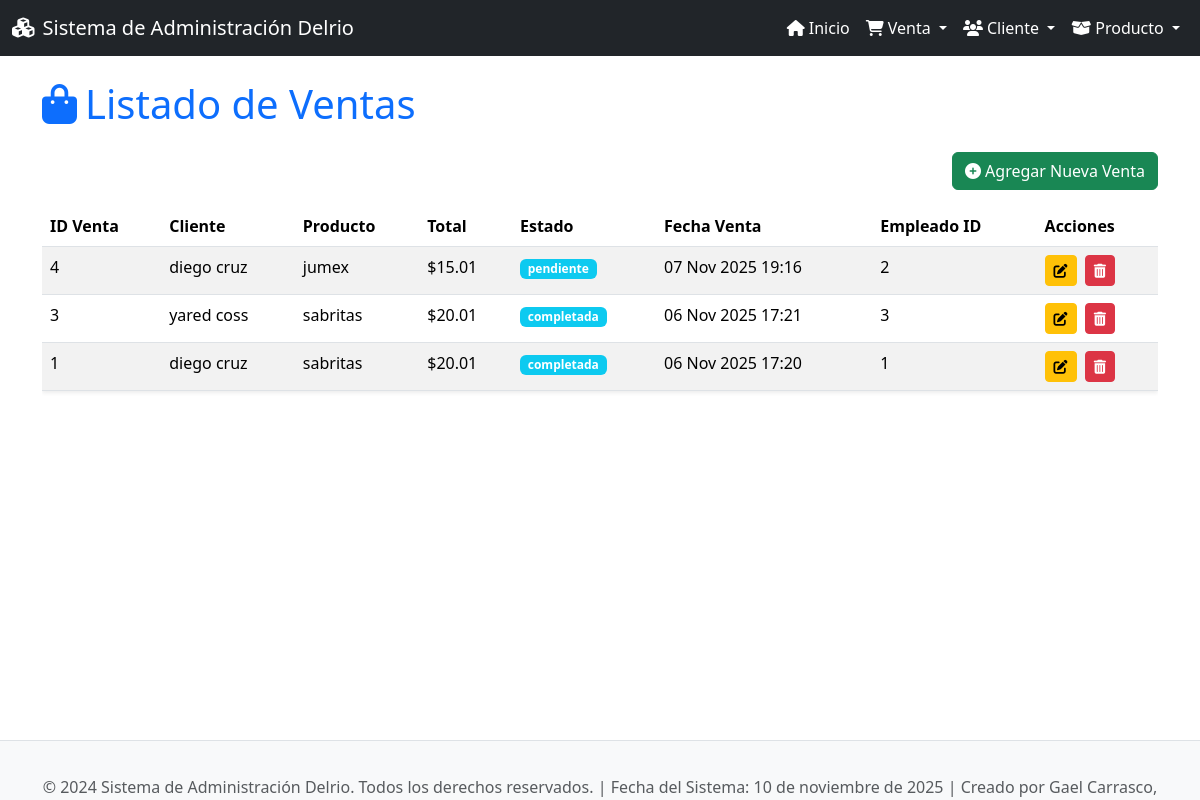
/ventas/, run on the app's committed database.
### app_Delrio/models.py (models this page shows, shortened)
class Venta(models.Model):
    fech_venta = models.DateTimeField(auto_now_add=True)
    total_venta = models.DecimalField(max_digits=10, decimal_places=2)
    estado = models.CharField(max_length=50)
    id_clie = models.ForeignKey(Cliente, on_delete=models.CASCADE, related_name="ventas")
    id_prod = models.ForeignKey(Producto, on_delete=models.CASCADE, related_name="ventas")
    id_empl = models.IntegerField()  # Si tuvieras tabla Empleado, usarías ForeignKey

class Cliente(models.Model):
    nom_clie = models.CharField(max_length=100)
    apellido_clie = models.CharField(max_length=100)
    C_E_clie = models.CharField(max_length=100)  # Correo electrónico
    tel_clie = models.CharField(max_length=20)
    direc_clie = models.TextField()
    fech_compra = models.DateField()

class Producto(models.Model):
    nom_prod = models.CharField(max_length=100)
    desc_prod = models.TextField(blank=True, null=True)
    precio_unidad = models.DecimalField(max_digits=10, decimal_places=2)
    stock = models.IntegerField()
    fech_creacion = models.DateTimeField(auto_now_add=True)
    id_prov = models.IntegerField()  # Si existiera tabla 'proveedor', sería ForeignKey

### app_Delrio/views.py (the view)
# urls.py: path('ventas/', views.ver_ventas, name='ver_ventas'),
def ver_ventas(request):
    ventas = Venta.objects.all().order_by('-fech_venta')
    return render(request, 'Ventas/ver_venta.html', {'ventas': ventas})

### app_Delrio/templates/ventas/ver_venta.html (shortened to what this page needs)
{% extends 'base.html' %}
{% block content %}
<div class="row">
    <div class="col-12">
        <h1 class="mb-4 text-primary"><i class="fas fa-shopping-bag me-2"></i>Listado de Ventas</h1>
        <div class="d-flex justify-content-end mb-3">
            <a href="{% url 'agregar_venta' %}" class="btn btn-success">
                <i class="fas fa-plus-circle me-1"></i>Agregar Nueva Venta
            </a>
        </div>
        {% if ventas %}
        <div class="table-responsive">
            <table class="table table-hover table-striped shadow-sm">
                <thead class="bg-dark text-white">
                    <tr>
                        <th scope="col">ID Venta</th>
                        <th scope="col">Cliente</th>
                        <th scope="col">Producto</th>
                        <th scope="col">Total</th>
                        <th scope="col">Estado</th>
                        <th scope="col">Fecha Venta</th>
                        <th scope="col">Empleado ID</th>
                        <th scope="col">Acciones</th>
                    </tr>
                </thead>
                <tbody>
                    {% for venta in ventas %}
                    <tr>
                        <td>{{ venta.id }}</td>
                        <td>{{ venta.id_clie.nom_clie }} {{ venta.id_clie.apellido_clie }}</td>
                        <td>{{ venta.id_prod.nom_prod }}</td>
                        <td>${{ venta.total_venta }}</td>
                        <td>
                            {% if venta.estado == 'Completada' %}
                                <span class="badge bg-success">{{ venta.estado }}</span>
                            {% elif venta.estado == 'Pendiente' %}
                                <span class="badge bg-warning text-dark">{{ venta.estado }}</span>
                            {% elif venta.estado == 'Cancelada' %}
                                <span class="badge bg-danger">{{ venta.estado }}</span>
                            {% else %}
                                <span class="badge bg-info">{{ venta.estado }}</span>
                            {% endif %}
                        </td>
                        <td>{{ venta.fech_venta|date:"d M Y H:i" }}</td>
                        <td>{{ venta.id_empl }}</td>
                        <td>
                            <a href="{% url 'actualizar_venta' venta.id %}" class="btn btn-sm btn-warning me-1" title="Editar">
                                <i class="fas fa-edit"></i>
                            </a>
                            <button type="button" class="btn btn-sm btn-danger" data-bs-toggle="modal" data-bs-target="#confirmDeleteModal{{ venta.id }}" title="Eliminar">
                                <i class="fas fa-trash-alt"></i>
                            </button>
                        </td>
                    </tr>
                    {% endfor %}
                </tbody>
            </table>
        </div>
        {% else %}
        <div class="alert alert-info" role="alert">
            <h4 class="alert-heading"><i class="fas fa-info-circle me-2"></i>No hay ventas registradas.</h4>
            <p>Puedes <a href="{% url 'agregar_venta' %}" class="alert-link">agregar una nueva venta</a> para empezar.</p>
        </div>
        {% endif %}
    </div>
</div>
{% endblock %}

### app_Delrio/templates/base.html (shortened to what this page needs)
<!DOCTYPE html>
<html lang="es">
<head>
    <link href="https://cdn.jsdelivr.net/npm/bootstrap@5.3.3/dist/css/bootstrap.min.css" rel="stylesheet">
    <link rel="stylesheet" href="https://cdnjs.cloudflare.com/ajax/libs/font-awesome/6.5.2/css/all.min.css" />
</head>
<body>
    {% include 'navbar.html' %}
    <div class="container mt-4 content">
        {% block content %}
        {% endblock %}
    </div>
    {% include 'footer.html' %}
</body>
</html>

### app_Delrio/templates/navbar.html (shortened to what this page needs)
<nav class="navbar navbar-expand-lg navbar-dark bg-dark navbar-custom">
    <div class="container-fluid">
        <a class="navbar-brand" href="{% url 'inicio_delrio' %}">
            <i class="fas fa-cubes me-2"></i>Sistema de Administración Delrio
        </a>
        <div class="collapse navbar-collapse" id="navbarNavDropdown">
            <ul class="navbar-nav ms-auto">
                <li class="nav-item">
                    <a class="nav-link active" aria-current="page" href="{% url 'inicio_delrio' %}">
                        <i class="fas fa-home me-1"></i>Inicio
                    </a>
                </li>
                <li class="nav-item dropdown">
                    <a class="nav-link dropdown-toggle" href="#" role="button" data-bs-toggle="dropdown" aria-expanded="false">
                        <i class="fas fa-shopping-cart me-1"></i>Venta
                    </a>
                </li>
                <li class="nav-item dropdown">
                    <a class="nav-link dropdown-toggle" href="#" role="button" data-bs-toggle="dropdown" aria-expanded="false">
                        <i class="fas fa-users me-1"></i>Cliente
                    </a>
                </li>
                <li class="nav-item dropdown">
                    <a class="nav-link dropdown-toggle" href="#" role="button" data-bs-toggle="dropdown" aria-expanded="false">
                        <i class="fas fa-box-open me-1"></i>Producto
                    </a>
                </li>
            </ul>
        </div>
    </div>
</nav>

### app_Delrio/templates/footer.html
<footer class="footer bg-light text-muted py-3">
    <div class="container text-center">
        <span>&copy; 2024 Sistema de Administración Delrio. Todos los derechos reservados.</span> |
        <span>Fecha del Sistema: <span id="current-date"></span></span> |
        <span>Creado por Gael Carrasco, CBTIS 128</span>
    </div>
</footer>

### app_Delrio/templates/base.html (style rules this page uses)
body { display: flex; flex-direction: column; min-height: 100vh; }
.content { flex: 1; padding-bottom: 70px; }
.footer { position: fixed; bottom: 0; width: 100%; height: 60px; background-color: #f8f9fa; border-top: 1px solid #dee2e6; text-align: center; line-height: 60px; z-index: 1000; }
.navbar-custom { background-color: #6c757d; }
.navbar-brand, .nav-link, .dropdown-item { color: #ffffff !important; }

### data on the page
Venta: id "4", id_clie.nom_clie "diego", id_clie.apellido_clie "cruz", id_prod.nom_prod "jumex", total_venta "15.01", estado "pendiente", fech_venta "07 Nov 2025 19:16", id_empl "2"
Venta: id "3", id_clie.nom_clie "yared", id_clie.apellido_clie "coss", id_prod.nom_prod "sabritas", total_venta "20.01", estado "completada", fech_venta "06 Nov 2025 17:21", id_empl "3"
Venta: id "1", id_clie.nom_clie "diego", id_clie.apellido_clie "cruz", id_prod.nom_prod "sabritas", total_venta "20.01", estado "completada", fech_venta "06 Nov 2025 17:20", id_empl "1"
